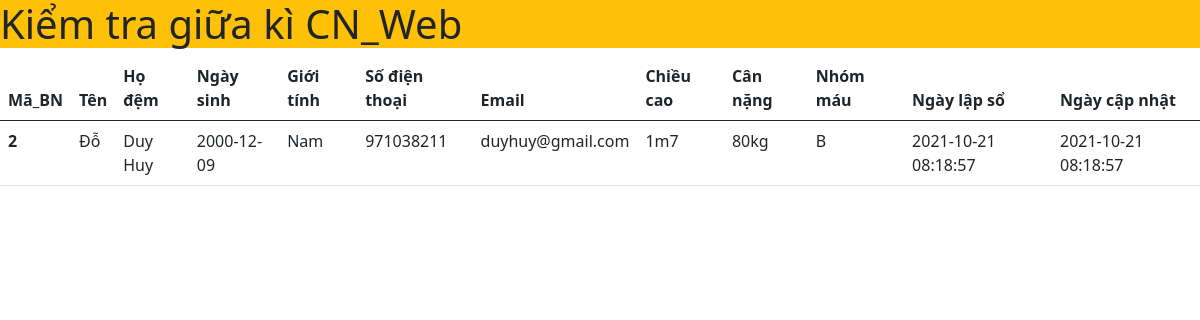
Screenshot of /KTGK/admin/show.php?id=2 with the database file from the repository.
### tables this page shows
CREATE TABLE `patient` (
  `patientid` int(100) NOT NULL,
  `firstname` varchar(100) NOT NULL,
  `lastname` varchar(100) NOT NULL,
  `dateofbirth` date NOT NULL,
  `gender` varchar(100) NOT NULL,
  `mobile` int(50) NOT NULL,
  `email` varchar(100) NOT NULL,
  `height` varchar(50) NOT NULL,
  `weight` varchar(50) NOT NULL,
  `id_blood_type` int(11) NOT NULL,
  `created_on` datetime NOT NULL,
  `modified_on` datetime NOT NULL
);

CREATE TABLE `nhom_mau` (
  `id_blood_type` int(11) NOT NULL,
  `bold_type` varchar(10) NOT NULL
);

### KTGK/admin/show.php (the view)
<?php
    include '../header.php';
    include '../config.php';
    $id = $_GET['id'];
    settype($id,"int");
    $sql = "SELECT e.patientid,e.firstname,e.lastname,e.dateofbirth,e.gender,e.mobile,e.email,e.height,e.weight,e.created_on,e.modified_on ,o.bold_type FROM patient e, nhom_mau     o
    WHERE e.id_blood_type = o.id_blood_type and patientid = '$id'" ;
    $result = mysqli_query($conn,$sql);
?>
    <main>
        <table class="table">
            <thead>
                <tr>
                    <th scope="col">Mã_BN</th>
                    <th scope="col">Tên</th>
                    <th scope="col">Họ đệm </th>
                    <th scope="col">Ngày sinh</th>
                    <th scope="col">Giới tính</th>
                    <th scope="col">Số điện thoại</th>
                    <th scope="col">Email</th>
                    <th scope="col">Chiều cao</th>
                    <th scope="col">Cân nặng</th>
                    <th scope="col">Nhóm máu</th>
                    <th scope="col">Ngày lập sổ</th>
                    <th scope="col">Ngày cập nhật</th>
                </tr>
            </thead>
            <tbody>
                <?php
                    if(mysqli_num_rows($result)>0){
                        while($row=mysqli_fetch_assoc($result)){
                ?>
                            <tr>
                                <th scope="row"><?php echo $row['patientid']; ?> </th>
                                <td><?php echo $row['firstname']; ?></td>
                                <td><?php echo $row['lastname']; ?></td>
                                <td><?php echo $row['dateofbirth']; ?></td>
                                <td><?php echo $row['gender']; ?></td>
                                <td><?php echo $row['mobile']; ?></td>
                                <td><?php echo $row['email']; ?></td>
                                <td><?php echo $row['height']; ?></td>
                                <td><?php echo $row['weight']; ?></td>
                                <td><?php echo $row['bold_type']; ?></td>
                                <td><?php echo $row['created_on']; ?></td>
                                <td><?php echo $row['modified_on']; ?></td>
                            </tr>
                <?php
                        }
                    }
                ?>
            </tbody>
            </table>
    </main>
<?php
    include '../footer.php';
?>

### rows the page displays
patient: patientid "2", firstname "Đỗ", lastname "Duy Huy", dateofbirth "2000-12-09", gender "Nam", mobile "971038211", email "duyhuy@gmail.com", height "1m7", weight "80kg", id_blood_type.bold_type "B", created_on "2021-10-21 08:18:57", modified_on "2021-10-21 08:18:57"
